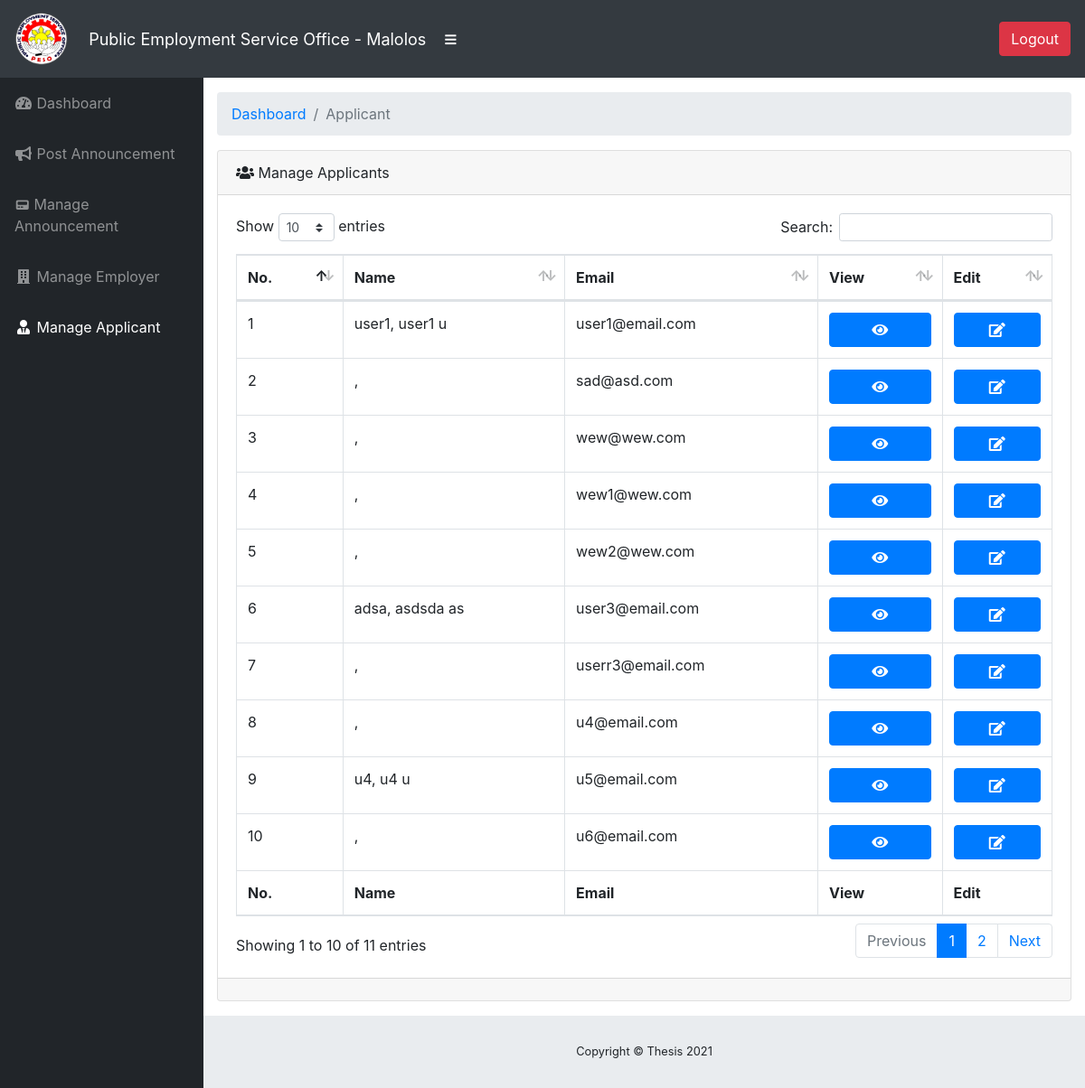
Screenshot of /pages/admin/manage-applicant.php (signed in) with the database file from the repository.
### tables this page shows
CREATE TABLE `applicant_profile` (
  `id` int(11) NOT NULL,
  `uid` int(11) NOT NULL,
  `lname` varchar(100) NOT NULL,
  `fname` varchar(100) NOT NULL,
  `mname` varchar(100) NOT NULL,
  `suffix` varchar(10) NOT NULL,
  `gender` varchar(10) NOT NULL,
  `birthmonth` varchar(10) NOT NULL,
  `birthdate` varchar(10) NOT NULL,
  `birthyear` varchar(255) NOT NULL,
  `religion` varchar(255) NOT NULL,
  `civil_status` varchar(20) NOT NULL,
  `email` varchar(200) NOT NULL,
  `primary_contact_number` varchar(11) NOT NULL,
  `secondary_contact_number` varchar(11) NOT NULL,
  `landline` varchar(11) NOT NULL,
  `build_no` varchar(255) NOT NULL,
  `street_name` varchar(255) NOT NULL,
  `city` varchar(255) NOT NULL,
  `province` varchar(255) NOT NULL,
  `zip_code` varchar(255) NOT NULL
);

### pages/admin/manage-applicant.php (the view, shortened to what this page needs)
<?php
include("../../php-func/conn.php");
if (isset($_SESSION["access"])){
?>
<!DOCTYPE html>
<html lang="en">
<head>
    <link href="vendor/fontawesome-free/css/all.min.css" rel="stylesheet" type="text/css">
    <link href="vendor/datatables/dataTables.bootstrap4.css" rel="stylesheet">
    <link href="css/sb-admin.css" rel="stylesheet">
    <link href="../../custom-assets/sweetalert/sweetalert.css" rel="stylesheet">
</head>
<body id="page-top">
    <nav class="navbar navbar-expand navbar-dark bg-dark static-top">
        <a class="navbar-brand mr-1" href="index.php" style="font-size: 16px;">
            <div class="row">
                <div class="col-2"><img src="../../images/pesologo.png" alt="" width="60px;"></div>
                <div class="col-10 align-self-center" style="font-size: 18px;">Public Employment Service Office - Malolos</div>
            </div>
        </a>
        <button class="btn btn-link btn-sm text-white order-1 order-sm-0" id="sidebarToggle" href="#">
            <i class="fas fa-bars"></i>
        </button>
        <ul class="navbar-nav ml-auto ml-md-0">
            <li class="nav-item dropdown no-arrow">
                <a class="btn btn-danger" href="#" data-toggle="modal" data-target="#logoutModal">Logout</a>
            </li>
        </ul>
    </nav>
    <div id="wrapper">
        <ul class="sidebar navbar-nav">
            <li class="nav-item">
                <a class="nav-link" href="index.php">
                    <i class="fas fa-fw fa-tachometer-alt"></i>
                    <span>Dashboard</span>
                </a>
            </li>
            <li class="nav-item">
                <a class="nav-link" href="post-announcement.php">
                    <i class="fas fa-fw fa-bullhorn"></i>
                    <span>Post Announcement</span>
                </a>
            </li>
            <li class="nav-item">
                <a class="nav-link" href="manage-announcement.php" style="font-size: 14px;">
                    <i class="fas fa-fw fa-pager"></i>
                    <span>Manage Announcement</span>
                </a>
            </li>
            <li class="nav-item">
                <a class="nav-link" href="manage-employer.php">
                    <i class="fas fa-fw fa-building"></i>
                    <span>Manage Employer</span>
                </a>
            </li>
            <li class="nav-item active">
                <a class="nav-link" href="manage-applicant.php">
                    <i class="fas fa-fw fa-user-tie"></i>
                    <span>Manage Applicant</span>
                </a>
            </li>
        </ul>
        <div id="content-wrapper">
            <div class="container-fluid">
                <ol class="breadcrumb">
                    <li class="breadcrumb-item">
                        <a href="#">Dashboard</a>
                    </li>
                    <li class="breadcrumb-item active">Applicant</li>
                </ol>
                <div class="card mb-3">
                    <div class="card-header">
                        <i class="fas fa-users"></i>
                        Manage Applicants</div>
                    <div class="card-body">
                        <div class="table-responsive">
                            <table class="table table-bordered display" id="dataTable" width="100%" cellspacing="0">
                                <thead>
                                    <tr>
                                        <th>No.</th>
                                        <th>Name</th>
                                        <th>Email</th>
                                        <th>View</th>
                                        <th>Edit</th>
                                    </tr>
                                </thead>
                                <tfoot>
                                    <tr>
                                        <th>No.</th>
                                        <th>Name</th>
                                        <th>Email</th>
                                        <th>View</th>
                                        <th>Edit</th>
                                    </tr>
                                </tfoot>
                                <tbody>
                                <?php
                                   $query = "
                                    SELECT
                                    users.id,
                                    users.username,
                                    users.user_activation,
                                    users.user_archived,
                                    applicant_profile.lname,
                                    applicant_profile.fname,
                                    applicant_profile.mname,
                                    applicant_profile.suffix,
                                    applicant_profile.email,
                                    applicant_profile.gender
                                    FROM users
                                    RIGHT JOIN applicant_profile
                                    ON users.id = applicant_profile.uid
                                    WHERE user_status = 'Applicant'";
                                    if (!$result = $mysqli->query($query)){
                                        exit($mysqli->error);
                                    }
                                    if($result->num_rows > 0){
                                        $number = 1;
                                        while($row = $result->fetch_assoc()){
                                            $A_Id = $row['id'];
                                            $A_LName = $row['lname'];
                                            $A_FName = $row['fname'];
                                            $A_MName = $row['mname'];
                                            $A_SName = $row['suffix'];
                                            $A_Name = "$A_LName, $A_FName $A_MName $A_SName";
                                            $A_Email = $row['email'];
                                            $A_Archived = $row['user_archived'];
                                                if($A_Archived == 'DeArchived'){
                                ?>
                                    <tr>
                                        <td><?php echo $number;?></td>
                                        <td><?php echo $A_Name;?></td>
                                        <td><?php echo $A_Email;?></td>
                                        <td>
                                            <button class="btn btn-primary btn-block" data-toggle="modal" data-target="#ViewModal<?php echo $A_Id; ?>"><i class="fas fa-eye"></i></button>
                                        </td>
                                        <td>
                                            <button class="btn btn-primary btn-block" data-toggle="modal" onclick="GetEmployerUpdateDetails(<?php echo $row['id'];?>)"><i class="fas fa-edit"></i></button>
                                        </td>
                                    </tr>
                                <?php
                                                $number++;
                                            }
                                        }
                                    }
                                ?>
                                </tbody>
                            </table>
                        </div>
                    </div>
                    <div class="card-footer"></div>
                </div>
            </div>
            <footer class="sticky-footer">
                <div class="container my-auto">
                    <div class="copyright text-center my-auto">
                        <span>Copyright © Thesis 2021</span>
                    </div>
                </div>
            </footer>
        </div>
    </div>
</body>
</html>
<?php
} else {
    header('Location: ../login/login.php');
}
?>

### rows the page displays
applicant_profile: A_Name "user1, user1 u", email "user1@email.com"
applicant_profile: A_Name ",", email "sad@asd.com"
applicant_profile: A_Name ",", email "wew@wew.com"
applicant_profile: A_Name ",", email "wew1@wew.com"
applicant_profile: A_Name ",", email "wew2@wew.com"
applicant_profile: A_Name "adsa, asdsda as", email "user3@email.com"
applicant_profile: A_Name ",", email "userr3@email.com"
applicant_profile: A_Name ",", email "u4@email.com"
applicant_profile: A_Name "u4, u4 u", email "u5@email.com"
applicant_profile: A_Name ",", email "u6@email.com"
